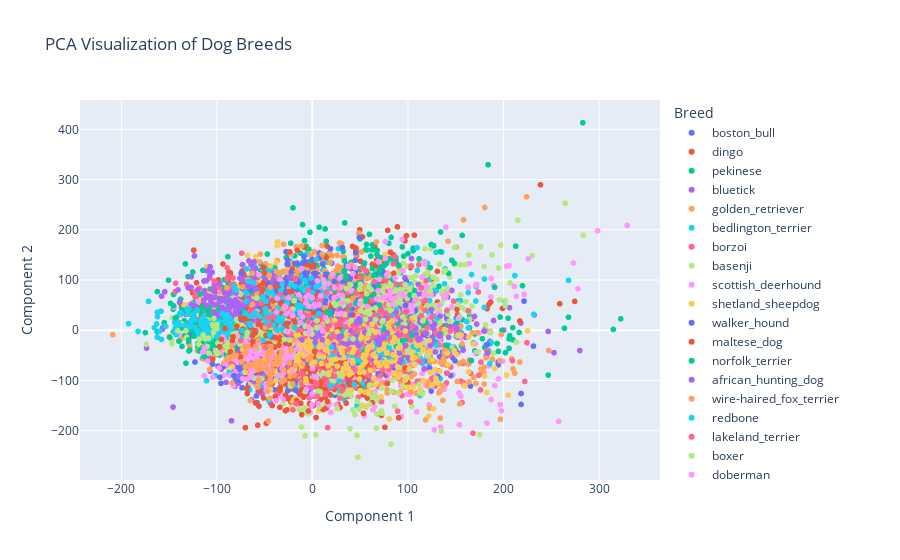

Notebook code cell kept with this figure:
### Markdown cell above
Since there are 120 different breeds and a lot of data, let's reduce the complexity by sampling for a clearer visualization. Let's randomly select a manageable number of breeds and choose the most representative ones based on certain criteria like frequency or diversity.

### Code cell
from sklearn.decomposition import PCA
import pandas as pd
import plotly.express as px

# Perform PCA
pca = PCA(n_components=2)
principal_components = pca.fit_transform(features_df)

# Convert the principal components into a DataFrame for easier plotting
pca_df = pd.DataFrame(data = principal_components, columns = ['Component 1', 'Component 2'])
pca_df['Breed'] = features_df.index

fig = px.scatter(pca_df, x='Component 1', y='Component 2', color='Breed',
                 hover_data=['Breed'], title='PCA Visualization of Dog Breeds')
fig.show()
